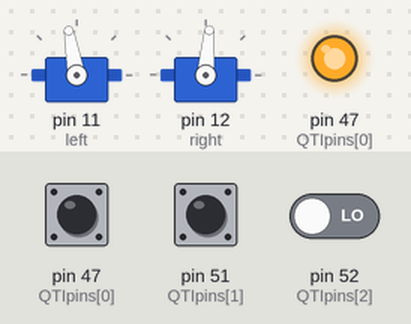
This sketch was run on a simulated Arduino Mega 2560, built with avr-gcc and run on an emulated ATmega2560. Parts: 2 × servo, output pins drawn as LEDs (lit = HIGH). The inputs (shaded band) are chosen by the test bench; at power-on: pin 47 (QTIpins[0]) LOW, pin 51 (QTIpins[1]) LOW, pin 52 (QTIpins[2]) LOW. What the sketch prints to the serial monitor is not drawn.

Above: at 1.2 s.
1.3 s: pin 47 (QTIpins[0]) pulsed HIGH 2 times (0.12 s each, 0.3 s apart)
4.9 s: pin 47 (QTIpins[0]) driven HIGH
6.4 s: pin 47 (QTIpins[0]) driven LOW
9.4 s: pin 51 (QTIpins[1]) pulsed HIGH 5 times (0.12 s each, 0.3 s apart)
Timing chart, 0 to 12.4 s (numbered marks = the images above; inputs shaded):
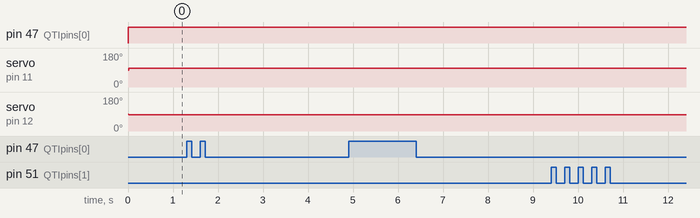

The sketch:

current.ino
```cpp
#include <Servo.h>

Servo left;
Servo right;

int QTIpins[] = {47, 51, 52}; // left, center, right
int QTIdurations[3];
int QTIvalues[3];

int threshold = 100;
int encountered = 0;

void setup() {
  left.attach(11);
  right.attach(12);
  Serial.begin(9600);
  Serial3.begin(9600);
}

void loop() {
  Serial3.println();
  Serial3.println();
  Serial3.println("Hashes: "+String(encountered)+"       ");
  Serial3.println("                ");
  checkSensors();

  // For threshold determination.
  for (int i = 0; i < 3; i++) {
    Serial.print(QTIvalues[i]);
    Serial.print(" ");
  }
  Serial.println();
  if( encountered < 5){
    // Turn handling: right turn.
    if (QTIvalues[0] and not QTIvalues[2]) { // if left
      left.write(80); // left backwards
      right.write(80); // right forwards
    }
    // Turn handling: left turn.
    else if (QTIvalues[2] and not QTIvalues[0]) {
      left.write(100); // left forwards
      right.write(100); // right backwards
    }
    // Stop handling: reached a hashmark.
    // Still need to implement counting.
    else if (QTIvalues[0] and QTIvalues[1] and QTIvalues[2]) {
      left.detach();
      right.detach();
      delay(500);
      encountered++;
      encountered = encountered % 6;
      left.attach(11);
      right.attach(12);
      left.write(100);
      right.write(85);
      delay(200);
    }
    //
    else {
      left.write(100);
      right.write(85);
    }
  }
  else{
    left.detach();
    right.detach();
  }
}
// Method for checking QTI sensors.
void checkSensors() {
  for(int i = 0; i < sizeof(QTIpins)/2; i++) {
    long duration = 0;
    pinMode(QTIpins[i], OUTPUT);
    digitalWrite(QTIpins[i], HIGH);
    delay(1);
    pinMode(QTIpins[i], INPUT);
    digitalWrite(QTIpins[i], LOW);
    while(digitalRead(QTIpins[i])){
      // Wait for RC circuit to decay.
      duration++;
    }

    // Convert read value to Boolean.
    QTIdurations[i] = duration;
    QTIvalues[i] = (duration > threshold);
  }
}
```
